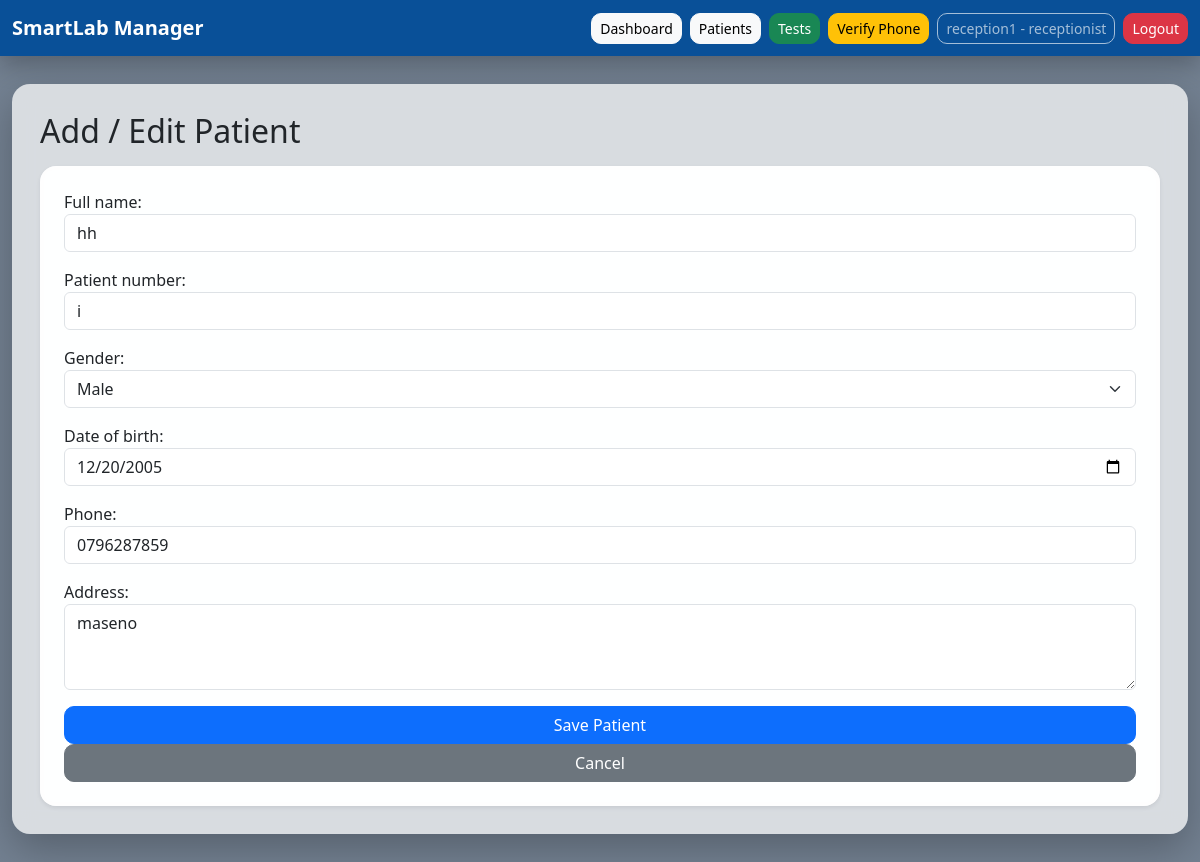
The page /patients/6/edit/ (signed in) on the database its author committed.
### apps/accounts/models.py (models this page shows, shortened)
class User(AbstractUser):
    ROLE_CHOICES = (
        ('admin', 'Admin'),
        ('lab_tech', 'Lab Technician'),
        ('receptionist', 'Receptionist'),
    )
    role = models.CharField(max_length=20, choices=ROLE_CHOICES, default='receptionist')
    phone = models.CharField(max_length=20, blank=True, null=True)
    otp_code = models.CharField(max_length=6, blank=True, null=True)
    otp_created_at = models.DateTimeField(blank=True, null=True)
    phone_verified = models.BooleanField(default=False)

### apps/patients/models.py (models this page shows, shortened)
class Patient(models.Model):
    full_name = models.CharField(max_length=150)
    patient_number = models.CharField(max_length=50, unique=True)
    gender = models.CharField(max_length=10)
    date_of_birth = models.DateField()
    phone = models.CharField(max_length=20, blank=True, null=True)
    address = models.TextField(blank=True, null=True)
    created_at = models.DateTimeField(auto_now_add=True)
    class Meta:
        ordering = ['-created_at']

### apps/patients/views.py (the view)
# urls.py: path('<int:pk>/edit/', views.patient_update, name='update'),
def patient_update(request, pk):
    if not can_manage_patients(request.user):
        return HttpResponseForbidden("You are not allowed to edit patients.")
    patient = get_object_or_404(Patient, pk=pk)
    if request.method == 'POST':
        form = PatientForm(request.POST, instance=patient)
        if form.is_valid():
            form.save()
            messages.success(request, "Patient updated successfully.")
            return redirect('patients:list')
    else:
        form = PatientForm(instance=patient)
    return render(request, 'patients/form.html', {'form': form})

### apps/patients/forms.py (shortened to what this page needs)
class PatientForm(forms.ModelForm):
    class Meta:
        model = Patient
        fields = ['full_name', 'patient_number', 'gender', 'date_of_birth', 'phone', 'address']
        widgets = {
            'full_name': forms.TextInput(attrs={'class': 'form-control'}),
            'patient_number': forms.TextInput(attrs={'class': 'form-control'}),
            'gender': forms.Select(
                attrs={'class': 'form-select'},
                choices=[('Male', 'Male'), ('Female', 'Female'), ('Other', 'Other')]
            ),
            'date_of_birth': DateInput(attrs={'class': 'form-control'}),
            'phone': forms.TextInput(attrs={'class': 'form-control'}),
            'address': forms.Textarea(attrs={'class': 'form-control', 'rows': 3}),
        }

### apps/patients/views.py (called while the page is built)
def can_manage_patients(user):
    return user.is_superuser or user.role == 'admin' or user.role == 'receptionist'

### templates/patients/form.html (shortened to what this page needs)
{% extends "base.html" %}
{% block content %}
<h2 class="mb-3">Add / Edit Patient</h2>
<form method="post" class="card p-4 shadow-sm">
    {{ form.as_p }}
    <button type="submit" class="btn btn-primary">Save Patient</button>
    <a href="{% url 'patients:list' %}" class="btn btn-secondary">Cancel</a>
</form>
{% endblock %}

### templates/base.html (shortened to what this page needs)
<!DOCTYPE html>
<html lang="en">
<head>
    <link href="https://cdn.jsdelivr.net/npm/bootstrap@5.3.3/dist/css/bootstrap.min.css" rel="stylesheet">
</head>
<body>
<nav class="navbar navbar-expand-lg navbar-dark">
    <div class="container-fluid">
        <a class="navbar-brand fw-bold" href="/dashboard/">SmartLab Manager</a>
        <div class="d-flex gap-2 flex-wrap">
            <a href="/dashboard/" class="btn btn-light btn-sm">Dashboard</a>
            <a href="/patients/" class="btn btn-light btn-sm">Patients</a>
            <a href="/tests/" class="btn btn-success btn-sm">Tests</a>
            <a href="{% url 'accounts:send_otp' %}" class="btn btn-warning btn-sm">
                Verify Phone
            </a>
            {% if request.user.is_authenticated %}
            <span class="btn btn-outline-light btn-sm disabled">
                {{ request.user.username }} - {{ request.user.role }}
            </span>
            {% endif %}
            <a href="{% url 'accounts:logout' %}" class="btn btn-danger btn-sm">Logout</a>
        </div>
    </div>
</nav>
<div class="container">
    <div class="main-wrapper">
        {% block content %}{% endblock %}
    </div>
</div>
</body>
</html>

### templates/base.html (style rules this page uses)
body { min-height: 100vh; background: linear-gradient(rgba(0, 25, 55, 0.55), rgba(0, 25, 55, 0.55)), url("https://images.unsplash.com/photo-1579684385127-1ef15d508118") no-repeat center center fixed; background-size: cover; }
.navbar { background: rgba(0, 76, 153, 0.92) !important; backdrop-filter: blur(10px); box-shadow: 0 8px 24px rgba(0, 0, 0, 0.25); }
.container { max-width: 1200px; }
.main-wrapper { background: rgba(255, 255, 255, 0.72); backdrop-filter: blur(10px); border-radius: 18px; padding: 28px; margin-top: 28px; margin-bottom: 28px; box-shadow: 0 15px 40px rgba(0, 0, 0, 0.25); }
.card { border: none; border-radius: 16px; background: rgba(255, 255, 255, 0.94); backdrop-filter: blur(6px); box-shadow: 0 8px 22px rgba(0, 0, 0, 0.12); }
.btn { border-radius: 10px; }

### rows shown on the page
User: user.username "reception1", user.role "receptionist"
Patient: full_name "hh", patient_number "i", gender "Male", date_of_birth "12/20/2005", phone "0796287859", address "maseno"
